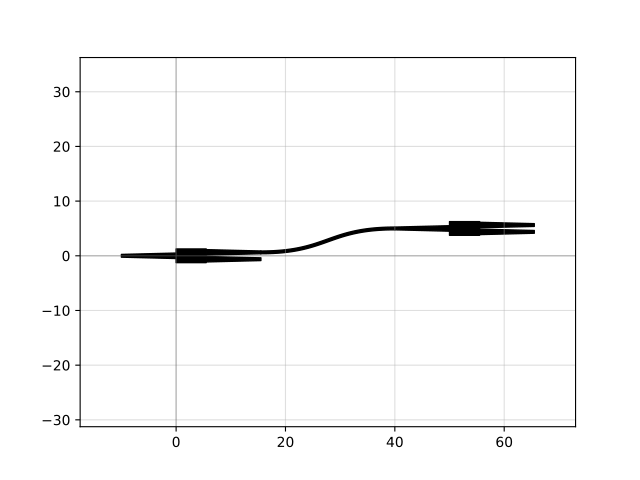

Here is the Python script that generated this plot:
import gdsfactory as gf

c = gf.Component("demo_route_sbend")
mmi1 = c << gf.components.mmi1x2()
mmi2 = c << gf.components.mmi1x2()
mmi2.movex(50)
mmi2.movey(5)
route = gf.routing.get_route_sbend(mmi1.ports['o2'], mmi2.ports['o1'])
c.add(route.references)
c.show()
c.plot()
